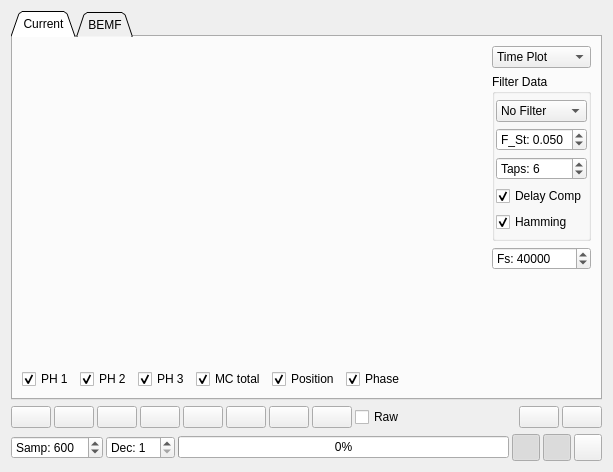
<?xml version="1.0" encoding="UTF-8"?>
<ui version="4.0">
 <class>PageSampledData</class>
 <widget class="QWidget" name="PageSampledData">
  <property name="geometry">
   <rect>
    <x>0</x>
    <y>0</y>
    <width>613</width>
    <height>472</height>
   </rect>
  </property>
  <property name="windowTitle">
   <string>Form</string>
  </property>
  <layout class="QVBoxLayout" name="verticalLayout">
   <item>
    <widget class="QTabWidget" name="tabWidget">
     <property name="tabShape">
      <enum>QTabWidget::TabShape::Triangular</enum>
     </property>
     <property name="currentIndex">
      <number>0</number>
     </property>
     <widget class="QWidget" name="tab_2">
      <attribute name="title">
       <string>Current</string>
      </attribute>
      <layout class="QHBoxLayout" name="horizontalLayout_3" stretch="1,0">
       <item>
        <widget class="QStackedWidget" name="currentStack">
         <property name="currentIndex">
          <number>0</number>
         </property>
         <widget class="QWidget" name="page">
          <layout class="QVBoxLayout" name="verticalLayout_6">
           <property name="leftMargin">
            <number>0</number>
           </property>
           <property name="topMargin">
            <number>0</number>
           </property>
           <property name="rightMargin">
            <number>0</number>
           </property>
           <property name="bottomMargin">
            <number>0</number>
           </property>
           <item>
            <layout class="QVBoxLayout" name="verticalLayout_5">
             <item>
              <widget class="QCustomPlot" name="currentPlot" native="true">
               <property name="sizePolicy">
                <sizepolicy hsizetype="Preferred" vsizetype="Expanding">
                 <horstretch>0</horstretch>
                 <verstretch>0</verstretch>
                </sizepolicy>
               </property>
              </widget>
             </item>
             <item>
              <layout class="QHBoxLayout" name="horizontalLayout_14">
               <item>
                <widget class="QCheckBox" name="showCurrent1Box">
                 <property name="text">
                  <string>PH 1</string>
                 </property>
                 <property name="checked">
                  <bool>true</bool>
                 </property>
                </widget>
               </item>
               <item>
                <widget class="QCheckBox" name="showCurrent2Box">
                 <property name="text">
                  <string>PH 2</string>
                 </property>
                 <property name="checked">
                  <bool>true</bool>
                 </property>
                </widget>
               </item>
               <item>
                <widget class="QCheckBox" name="showCurrent3Box">
                 <property name="text">
                  <string>PH 3</string>
                 </property>
                 <property name="checked">
                  <bool>true</bool>
                 </property>
                </widget>
               </item>
               <item>
                <widget class="QCheckBox" name="showMcTotalCurrentBox">
                 <property name="text">
                  <string>MC total</string>
                 </property>
                 <property name="checked">
                  <bool>true</bool>
                 </property>
                </widget>
               </item>
               <item>
                <widget class="QCheckBox" name="showPosCurrentBox">
                 <property name="text">
                  <string>Position</string>
                 </property>
                 <property name="checked">
                  <bool>true</bool>
                 </property>
                </widget>
               </item>
               <item>
                <widget class="QCheckBox" name="showPhaseBox">
                 <property name="toolTip">
                  <string>Show FOC motor phase</string>
                 </property>
                 <property name="text">
                  <string>Phase</string>
                 </property>
                 <property name="checked">
                  <bool>true</bool>
                 </property>
                </widget>
               </item>
               <item>
                <spacer name="horizontalSpacer_3">
                 <property name="orientation">
                  <enum>Qt::Orientation::Horizontal</enum>
                 </property>
                 <property name="sizeHint" stdset="0">
                  <size>
                   <width>0</width>
                   <height>20</height>
                  </size>
                 </property>
                </spacer>
               </item>
              </layout>
             </item>
            </layout>
           </item>
          </layout>
         </widget>
         <widget class="QWidget" name="page_2">
          <layout class="QHBoxLayout" name="horizontalLayout_6">
           <property name="leftMargin">
            <number>0</number>
           </property>
           <property name="topMargin">
            <number>0</number>
           </property>
           <property name="rightMargin">
            <number>0</number>
           </property>
           <property name="bottomMargin">
            <number>0</number>
           </property>
           <item>
            <widget class="QSplitter" name="splitter">
             <property name="orientation">
              <enum>Qt::Orientation::Horizontal</enum>
             </property>
             <widget class="QWidget" name="layoutWidget_3">
              <layout class="QVBoxLayout" name="verticalLayout_8">
               <item>
                <widget class="QCustomPlot" name="filterResponsePlot" native="true"/>
               </item>
               <item>
                <widget class="QCheckBox" name="filterLogScaleBox">
                 <property name="text">
                  <string>Logscale</string>
                 </property>
                </widget>
               </item>
              </layout>
             </widget>
             <widget class="QWidget" name="layoutWidget_4">
              <layout class="QVBoxLayout" name="verticalLayout_10">
               <item>
                <widget class="QCustomPlot" name="filterPlot" native="true"/>
               </item>
               <item>
                <widget class="QCheckBox" name="filterScatterBox">
                 <property name="text">
                  <string>Scatterplot</string>
                 </property>
                </widget>
               </item>
              </layout>
             </widget>
            </widget>
           </item>
          </layout>
         </widget>
        </widget>
       </item>
       <item>
        <layout class="QVBoxLayout" name="verticalLayout_4" stretch="0,0,0,1">
         <item>
          <widget class="QComboBox" name="plotModeBox">
           <property name="toolTip">
            <string>Select what to plot</string>
           </property>
           <item>
            <property name="text">
             <string>Time Plot</string>
            </property>
           </item>
           <item>
            <property name="text">
             <string>FFT Plot</string>
            </property>
           </item>
           <item>
            <property name="text">
             <string>Filter Plot</string>
            </property>
           </item>
          </widget>
         </item>
         <item>
          <widget class="QGroupBox" name="groupBox">
           <property name="title">
            <string>Filter Data</string>
           </property>
           <layout class="QVBoxLayout" name="verticalLayout_3">
            <property name="leftMargin">
             <number>1</number>
            </property>
            <property name="topMargin">
             <number>6</number>
            </property>
            <property name="rightMargin">
             <number>1</number>
            </property>
            <property name="bottomMargin">
             <number>6</number>
            </property>
            <item>
             <widget class="QComboBox" name="filterBox">
              <item>
               <property name="text">
                <string>No Filter</string>
               </property>
              </item>
              <item>
               <property name="text">
                <string>FIR Filter</string>
               </property>
              </item>
              <item>
               <property name="text">
                <string>Mean Filter</string>
               </property>
              </item>
             </widget>
            </item>
            <item>
             <widget class="QDoubleSpinBox" name="currentFilterFreqBox">
              <property name="toolTip">
               <string>FIR filter stop frequency</string>
              </property>
              <property name="prefix">
               <string>F_St: </string>
              </property>
              <property name="decimals">
               <number>3</number>
              </property>
              <property name="maximum">
               <double>0.500000000000000</double>
              </property>
              <property name="singleStep">
               <double>0.005000000000000</double>
              </property>
              <property name="value">
               <double>0.050000000000000</double>
              </property>
             </widget>
            </item>
            <item>
             <widget class="QSpinBox" name="currentFilterTapBox">
              <property name="toolTip">
               <string>FIR filter taps</string>
              </property>
              <property name="prefix">
               <string>Taps: </string>
              </property>
              <property name="minimum">
               <number>1</number>
              </property>
              <property name="maximum">
               <number>10</number>
              </property>
              <property name="value">
               <number>6</number>
              </property>
             </widget>
            </item>
            <item>
             <widget class="QCheckBox" name="compDelayBox">
              <property name="toolTip">
               <string>Compensate for filter delay</string>
              </property>
              <property name="text">
               <string>Delay Comp</string>
              </property>
              <property name="checked">
               <bool>true</bool>
              </property>
             </widget>
            </item>
            <item>
             <widget class="QCheckBox" name="hammingBox">
              <property name="toolTip">
               <string>Use Hamming window</string>
              </property>
              <property name="text">
               <string>Hamming</string>
              </property>
              <property name="checked">
               <bool>true</bool>
              </property>
             </widget>
            </item>
           </layout>
          </widget>
         </item>
         <item>
          <widget class="QSpinBox" name="fftFreqBox">
           <property name="toolTip">
            <string>Sampling frequency to calculate FFT time axis at</string>
           </property>
           <property name="prefix">
            <string>Fs: </string>
           </property>
           <property name="minimum">
            <number>1</number>
           </property>
           <property name="maximum">
            <number>200000</number>
           </property>
           <property name="singleStep">
            <number>1000</number>
           </property>
           <property name="value">
            <number>40000</number>
           </property>
          </widget>
         </item>
         <item>
          <spacer name="verticalSpacer">
           <property name="orientation">
            <enum>Qt::Orientation::Vertical</enum>
           </property>
           <property name="sizeHint" stdset="0">
            <size>
             <width>10</width>
             <height>10</height>
            </size>
           </property>
          </spacer>
         </item>
        </layout>
       </item>
      </layout>
     </widget>
     <widget class="QWidget" name="tab">
      <attribute name="title">
       <string>BEMF</string>
      </attribute>
      <layout class="QVBoxLayout" name="verticalLayout_2">
       <item>
        <widget class="QCustomPlot" name="voltagePlot" native="true">
         <property name="sizePolicy">
          <sizepolicy hsizetype="Preferred" vsizetype="MinimumExpanding">
           <horstretch>0</horstretch>
           <verstretch>0</verstretch>
          </sizepolicy>
         </property>
        </widget>
       </item>
       <item>
        <layout class="QHBoxLayout" name="horizontalLayout_4">
         <item>
          <widget class="QCheckBox" name="showPh1Box">
           <property name="text">
            <string>PH 1</string>
           </property>
           <property name="checked">
            <bool>true</bool>
           </property>
          </widget>
         </item>
         <item>
          <widget class="QCheckBox" name="showPh2Box">
           <property name="text">
            <string>PH 2</string>
           </property>
           <property name="checked">
            <bool>true</bool>
           </property>
          </widget>
         </item>
         <item>
          <widget class="QCheckBox" name="showPh3Box">
           <property name="text">
            <string>PH 3</string>
           </property>
           <property name="checked">
            <bool>true</bool>
           </property>
          </widget>
         </item>
         <item>
          <widget class="QCheckBox" name="showVirtualGndBox">
           <property name="text">
            <string>Virtual Ground</string>
           </property>
           <property name="checked">
            <bool>true</bool>
           </property>
          </widget>
         </item>
         <item>
          <widget class="QCheckBox" name="showPosVoltageBox">
           <property name="text">
            <string>Position</string>
           </property>
           <property name="checked">
            <bool>true</bool>
           </property>
          </widget>
         </item>
         <item>
          <widget class="QCheckBox" name="showPhaseVoltageBox">
           <property name="toolTip">
            <string>Show FOC motor phase</string>
           </property>
           <property name="text">
            <string>Phase</string>
           </property>
           <property name="checked">
            <bool>true</bool>
           </property>
          </widget>
         </item>
         <item>
          <spacer name="horizontalSpacer_2">
           <property name="orientation">
            <enum>Qt::Orientation::Horizontal</enum>
           </property>
           <property name="sizeHint" stdset="0">
            <size>
             <width>0</width>
             <height>20</height>
            </size>
           </property>
          </spacer>
         </item>
         <item>
          <widget class="QCheckBox" name="truncateBox">
           <property name="toolTip">
            <string>Truncate conducting phases</string>
           </property>
           <property name="text">
            <string>Truncate</string>
           </property>
          </widget>
         </item>
        </layout>
       </item>
      </layout>
     </widget>
    </widget>
   </item>
   <item>
    <layout class="QHBoxLayout" name="horizontalLayout_2">
     <property name="spacing">
      <number>3</number>
     </property>
     <item>
      <widget class="QPushButton" name="sampleNowButton">
       <property name="toolTip">
        <string>Sample now</string>
       </property>
       <property name="text">
        <string/>
       </property>
      </widget>
     </item>
     <item>
      <widget class="QPushButton" name="sampleStartButton">
       <property name="toolTip">
        <string>Sample when the motor starts</string>
       </property>
       <property name="text">
        <string/>
       </property>
       <property name="iconSize">
        <size>
         <width>16</width>
         <height>16</height>
        </size>
       </property>
      </widget>
     </item>
     <item>
      <widget class="QPushButton" name="sampleTriggerStartButton">
       <property name="toolTip">
        <string>Triggered sampling when the motor starts</string>
       </property>
       <property name="text">
        <string/>
       </property>
       <property name="iconSize">
        <size>
         <width>30</width>
         <height>16</height>
        </size>
       </property>
       <property name="shortcut">
        <string>P</string>
       </property>
      </widget>
     </item>
     <item>
      <widget class="QPushButton" name="sampleTriggerFaultButton">
       <property name="toolTip">
        <string>Triggered sampling at fault codes</string>
       </property>
       <property name="text">
        <string/>
       </property>
       <property name="iconSize">
        <size>
         <width>30</width>
         <height>16</height>
        </size>
       </property>
      </widget>
     </item>
     <item>
      <widget class="QPushButton" name="sampleTriggerStartNosendButton">
       <property name="toolTip">
        <string>Triggered sampling when the motor starts without sending the samples automatically</string>
       </property>
       <property name="text">
        <string/>
       </property>
       <property name="iconSize">
        <size>
         <width>40</width>
         <height>16</height>
        </size>
       </property>
      </widget>
     </item>
     <item>
      <widget class="QPushButton" name="sampleTriggerFaultNosendButton">
       <property name="toolTip">
        <string>Triggered sampling at fault codes without sending the samples automatically</string>
       </property>
       <property name="text">
        <string/>
       </property>
       <property name="iconSize">
        <size>
         <width>40</width>
         <height>16</height>
        </size>
       </property>
      </widget>
     </item>
     <item>
      <widget class="QPushButton" name="sampleLastButton">
       <property name="toolTip">
        <string>Read last samples</string>
       </property>
       <property name="text">
        <string/>
       </property>
      </widget>
     </item>
     <item>
      <widget class="QPushButton" name="sampleStopButton">
       <property name="toolTip">
        <string>Stop sampling</string>
       </property>
       <property name="text">
        <string/>
       </property>
      </widget>
     </item>
     <item>
      <widget class="QCheckBox" name="rawBox">
       <property name="toolTip">
        <string>Use raw ADC values instead of scaled voltages and currents.</string>
       </property>
       <property name="text">
        <string>Raw</string>
       </property>
      </widget>
     </item>
     <item>
      <spacer name="horizontalSpacer">
       <property name="orientation">
        <enum>Qt::Orientation::Horizontal</enum>
       </property>
       <property name="sizeHint" stdset="0">
        <size>
         <width>40</width>
         <height>20</height>
        </size>
       </property>
      </spacer>
     </item>
     <item>
      <widget class="QPushButton" name="loadDataButton">
       <property name="toolTip">
        <string>Load samples from CSV-file</string>
       </property>
       <property name="text">
        <string/>
       </property>
      </widget>
     </item>
     <item>
      <widget class="QPushButton" name="saveDataButton">
       <property name="sizePolicy">
        <sizepolicy hsizetype="Fixed" vsizetype="Fixed">
         <horstretch>0</horstretch>
         <verstretch>0</verstretch>
        </sizepolicy>
       </property>
       <property name="toolTip">
        <string>Save samples to CSV file...</string>
       </property>
       <property name="text">
        <string/>
       </property>
      </widget>
     </item>
    </layout>
   </item>
   <item>
    <layout class="QHBoxLayout" name="horizontalLayout">
     <property name="spacing">
      <number>3</number>
     </property>
     <item>
      <widget class="QSpinBox" name="samplesBox">
       <property name="toolTip">
        <string>Number of samples total, or number of samples before trigger in triggered modes</string>
       </property>
       <property name="prefix">
        <string>Samp: </string>
       </property>
       <property name="maximum">
        <number>1000</number>
       </property>
       <property name="singleStep">
        <number>100</number>
       </property>
       <property name="value">
        <number>600</number>
       </property>
      </widget>
     </item>
     <item>
      <widget class="QSpinBox" name="decimationBox">
       <property name="toolTip">
        <string>Decimation (skip samples to fit more data)</string>
       </property>
       <property name="prefix">
        <string>Dec: </string>
       </property>
       <property name="minimum">
        <number>1</number>
       </property>
       <property name="value">
        <number>1</number>
       </property>
      </widget>
     </item>
     <item>
      <widget class="QProgressBar" name="sampProgBar">
       <property name="value">
        <number>0</number>
       </property>
      </widget>
     </item>
     <item>
      <widget class="QToolButton" name="zoomHButton">
       <property name="sizePolicy">
        <sizepolicy hsizetype="Fixed" vsizetype="Fixed">
         <horstretch>0</horstretch>
         <verstretch>0</verstretch>
        </sizepolicy>
       </property>
       <property name="font">
        <font>
         <pointsize>3</pointsize>
        </font>
       </property>
       <property name="toolTip">
        <string>Enable horizontal zoom</string>
       </property>
       <property name="text">
        <string/>
       </property>
       <property name="iconSize">
        <size>
         <width>20</width>
         <height>20</height>
        </size>
       </property>
       <property name="checkable">
        <bool>true</bool>
       </property>
       <property name="checked">
        <bool>true</bool>
       </property>
      </widget>
     </item>
     <item>
      <widget class="QToolButton" name="zoomVButton">
       <property name="sizePolicy">
        <sizepolicy hsizetype="Fixed" vsizetype="Fixed">
         <horstretch>0</horstretch>
         <verstretch>0</verstretch>
        </sizepolicy>
       </property>
       <property name="font">
        <font>
         <pointsize>3</pointsize>
        </font>
       </property>
       <property name="toolTip">
        <string>Enable vertical zoom</string>
       </property>
       <property name="text">
        <string/>
       </property>
       <property name="iconSize">
        <size>
         <width>20</width>
         <height>20</height>
        </size>
       </property>
       <property name="checkable">
        <bool>true</bool>
       </property>
       <property name="checked">
        <bool>true</bool>
       </property>
      </widget>
     </item>
     <item>
      <widget class="QToolButton" name="rescaleButton">
       <property name="toolTip">
        <string>Rescale plots to fit</string>
       </property>
       <property name="text">
        <string/>
       </property>
       <property name="iconSize">
        <size>
         <width>20</width>
         <height>20</height>
        </size>
       </property>
      </widget>
     </item>
    </layout>
   </item>
  </layout>
 </widget>
 <customwidgets>
  <customwidget>
   <class>QCustomPlot</class>
   <extends>QWidget</extends>
   <header>widgets/qcustomplot.h</header>
   <container>1</container>
  </customwidget>
 </customwidgets>
 <resources/>
 <connections/>
</ui>
